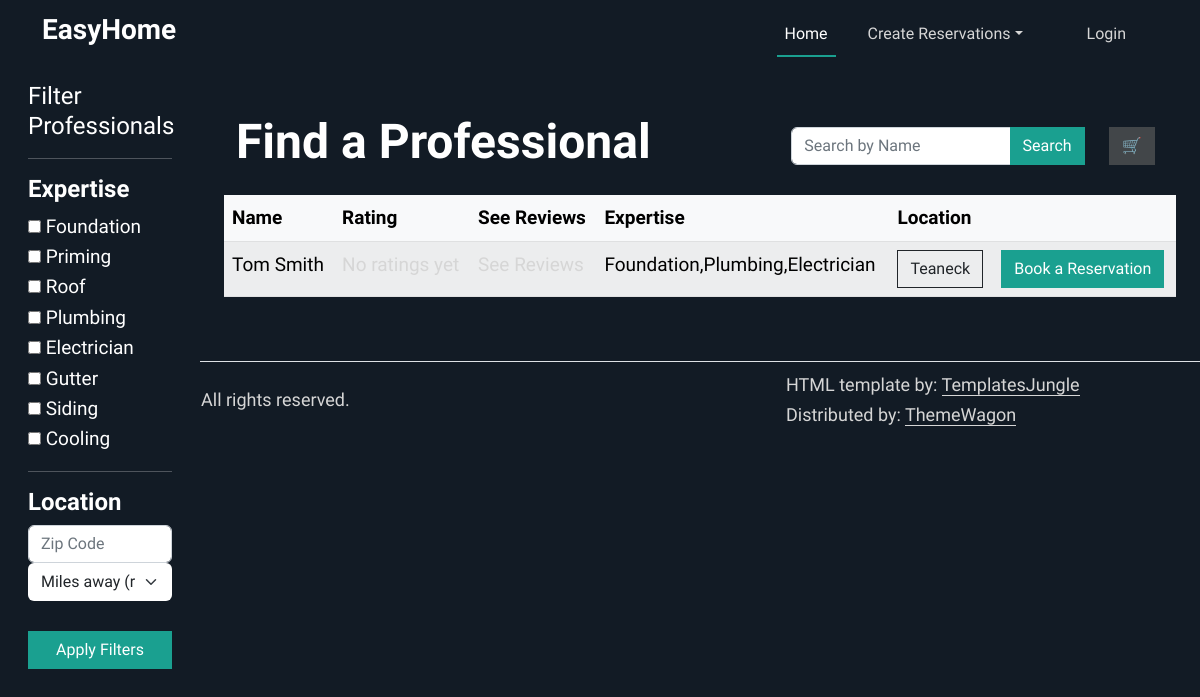
Page /professionals on the committed database.
### tables this page shows
CREATE TABLE professionals (
                  id INTEGER PRIMARY KEY AUTOINCREMENT,
                  user_id INTEGER NOT NULL,
                  profession VARCHAR2(50) NOT NULL,
                  hourly_cost DECIMAL(10,2),
                  description TEXT,
                  is_verified BOOLEAN DEFAULT 0,
                  FOREIGN KEY (user_id) REFERENCES users(id)
            );

CREATE TABLE users (
                id INTEGER PRIMARY KEY AUTOINCREMENT,
                first_name VARCHAR2(25) NOT NULL,
                middle_name VARCHAR2(15),
                last_name VARCHAR2(25) NOT NULL,
                gender CHAR(1) CHECK (gender IN ('M','F','O')) NOT NULL,
                phone_number VARCHAR2(12) NOT NULL,
                email VARCHAR2(50) NOT NULL,
                password VARCHAR2(50) NOT NULL,
                street_number VARCHAR2(10),
                street_name VARCHAR2(35),
                town VARCHAR2(30),
                state CHAR(2),
                zip_code NUMBER(5),
                user_type VARCHAR2(20) CHECK (user_type IN ('customer','professional')) DEFAULT 'customer'
            );

### app.py (the view, shortened to what this page needs)
@app.route('/professionals', methods=["GET", "POST"])
def professionals():
    list = get_professionals()
    user_zip = None
    if current_user.is_authenticated:
        user_zip = get_user_by_id(current_user.id).zip_code
    if 'cart' not in session:
        session['cart'] = []
    cart = session['cart']  # Retrieve cart
    return render_template("professionals.html", professionals=list, user_zip=user_zip, cart=cart)

### templates/professionals.html (shortened to what this page needs)
{%extends "base.html"%}
{%block content%}
<div class="container-fluid">
  <div class="row">
    <div class="col-md-3 col-lg-2 d-md-block bg-dark text-white sidebar vh-100 position-fixed">
      <div class="p-3">
        <a href="/" class="d-flex align-items-center mb-3 mb-md-0 text-white text-decoration-none">
          <span class="fs-4">Filter Professionals</span>
        </a>
        <hr>
        <form method="POST">
          <h4>Expertise</h4>
          <input type="checkbox" id="Foundation" name="expertise" value="Foundation">
          <label for="Foundation">Foundation</label><br>
          <input type="checkbox" id="Priming" name="expertise" value="Priming">
          <label for="Priming">Priming</label><br>
          <input type="checkbox" id="Roof" name="expertise" value="Roof">
          <label for="Roof">Roof</label><br>
          <input type="checkbox" id="Plumbing" name="expertise" value="Plumbing">
          <label for="Plumbing">Plumbing</label><br>
          <input type="checkbox" id="Electrician" name="expertise" value="Electrician">
          <label for="Electrician">Electrician</label><br>
          <input type="checkbox" id="Gutter" name="expertise" value="Gutter">
          <label for="Gutter">Gutter</label><br>
          <input type="checkbox" id="Siding" name="expertise" value="Siding">
          <label for="Siding">Siding</label><br>
          <input type="checkbox" id="Cooling" name="expertise" value="Cooling">
          <label for="Cooling">Cooling</label><br>
          <hr>
          <h4>Location</h4>
          <div class="input-group rounded">
            <input type="search" class="form-control rounded" placeholder="Zip Code" aria-label="Search"
              aria-describedby="search-addon" name="zip_code" />
          </div>
          <select class="form-select" aria-label="Miles away" name="distance">
            <option selected value="0">Miles away (range)</option>
          </select>
          <br>
          <button type="submit" class="btn btn-primary w-100" name="filters">Apply Filters</button>
        </form>
      </div>
    </div>
    <main class="col-md-9 ms-sm-auto col-lg-10 px-md-4 offset-md-3">
      <section id="feature">
        <div class="container py-5">
          <div class="row align-items-center mb-3">
            <div class="col-md-7">
              <h2>Find a Professional</h2>
            </div>
            <div class="col-md-4">
              <form method="POST">
                <div class="input-group">
                  <input type="search" class="form-control" placeholder="Search by Name" name="search" />
                  <button type="submit" class="btn btn-primary" name="name">Search</button>
                </div>
              </form>
            </div>
            <div class="col-md-1">
              <button class="btn btn-dark" type="button" data-bs-toggle="offcanvas" data-bs-target="#offcanvasExample"
                aria-controls="offcanvasExample">
                🛒
              </button>
            </div>
          </div>
          <div class="row">
            <table class="table table-striped table-light">
              <thead>
                <tr>
                  <th scope="col">Name</th>
                  <th scope="col">Rating</th>
                  <th scope="col">See Reviews</th>
                  <th scope="col">Expertise</th>
                  <th scope="col">Location</th>
                  <th scope="col"></th>
                </tr>
              </thead>
              <tbody>
                {%for prof in professionals%}
                <tr>
                  <td>{{prof.first_name}} {{prof.last_name}}</td>
                  <td>
                    <a href="/submit_review/{{prof.user_id}}">
                      {% if prof.avg_rating > 0 %}
                      <span class="text-warning">
                        {% for i in range(prof.avg_rating|int) %}
                        <i class="fas fa-star"></i>
                        {% endfor %}
                        {% if prof.avg_rating % 1 >= 0.5 %}
                        <i class="fas fa-star-half-alt"></i>
                        {% endif %}
                      </span>
                      {{ prof.avg_rating }} ({{ prof.review_count }} reviews)
                      {% else %}
                      No ratings yet
                      {% endif %}
                    </a>
                  </td>
                  <td>
                    {% if prof.avg_rating > 0 %}
                    <span class="text-warning">
                      {% for i in range(prof.avg_rating|int) %}
                      <i class="fas fa-star"></i>
                      {% endfor %}
                      {% if prof.avg_rating % 1 >= 0.5 %}
                      <i class="fas fa-star-half-alt"></i>
                      {% endif %}
                    </span>
                    <a href="/reviews/{{prof.prof_id}}">{{ prof.avg_rating }} ({{ prof.review_count }} reviews)</a>
                    {% else %}
                    <a href="/reviews/{{prof.prof_id}}">See Reviews</a>
                    {% endif %}
                  </td>
                  <td>{{prof.profession}}</td>
                  <td><button type="button" class="btn btn-outline-dark" data-bs-toggle="modal"
                      data-bs-target="#exampleModal{{ loop.index }}">
                      {{prof.town}}
                    </button>
                  </td>
                  <td><a href="/createReservation/{{prof.prof_id}}" class="btn btn-primary" role="button">Book a
                      Reservation</a></td>
                </tr>
                {%endfor%}
              </tbody>
            </table>
          </div>
        </div>
      </section>
    </main>
  </div>
</div>
{%endblock%}

### static/assets/css/style.css (style rules this page uses)
:root { --accent-color: #1AA090; --dark-color: #121B25; --grey-color: #83898F; --body-text-color: #FFFFFF; --light-text-color: #D6D6D6; --link-color: #092035; }
body { padding-top: 65px; font-family: 'Work Sans', sans-serif; font-weight: 400; font-size: 19px; line-height: 1.6em; color: var(--body-text-color); background-color: var(--dark-color); }
h1, .h1, h2, .h2, h3, .h3, h4, .h4, h5, .h5, h6, .h6 { font-family: 'Work Sans', sans-serif; font-weight: 600; color: var(--body-text-color); }
h2, .h2 { font-size: 48px; }
a { color: var(--light-text-color); text-decoration: none; transition: all 0.3s ease-out; }
.btn { --bs-btn-border-radius: 0 rem; }
.btn-primary { --bs-btn-color: #fff; --bs-btn-bg: var(--accent-color); --bs-btn-border-color: var(--accent-color); --bs-btn-hover-color: #fff; --bs-btn-hover-bg: var(--accent-color); --bs-btn-hover-border-color: var(--accent-color); --bs-btn-active-color: #fff; --bs-btn-active-bg: var(--accent-color); --bs-btn-active-border-color: var(--accent-color); --bs-btn-disabled-color: #fff; --bs-btn-disabled-bg: var(--accent-color); --bs-btn-disabled-border-color: var(--accent-color); }
.bg-dark { background-color: var(--dark-color) !important; }
.form-select { border: 1px solid transparent; border-radius: none; }
button.btn.btn-dark { --bs-btn-color: #fff; --bs-btn-bg: #424649; --bs-btn-border-color: #424649; --bs-btn-hover-color: #fff; --bs-btn-hover-bg: #212529; --bs-btn-hover-border-color: #212529; }

### rows in the picture
professionals: first_name "Tom", last_name "Smith", profession "Foundation,Plumbing,Electrician", town "Teaneck"
